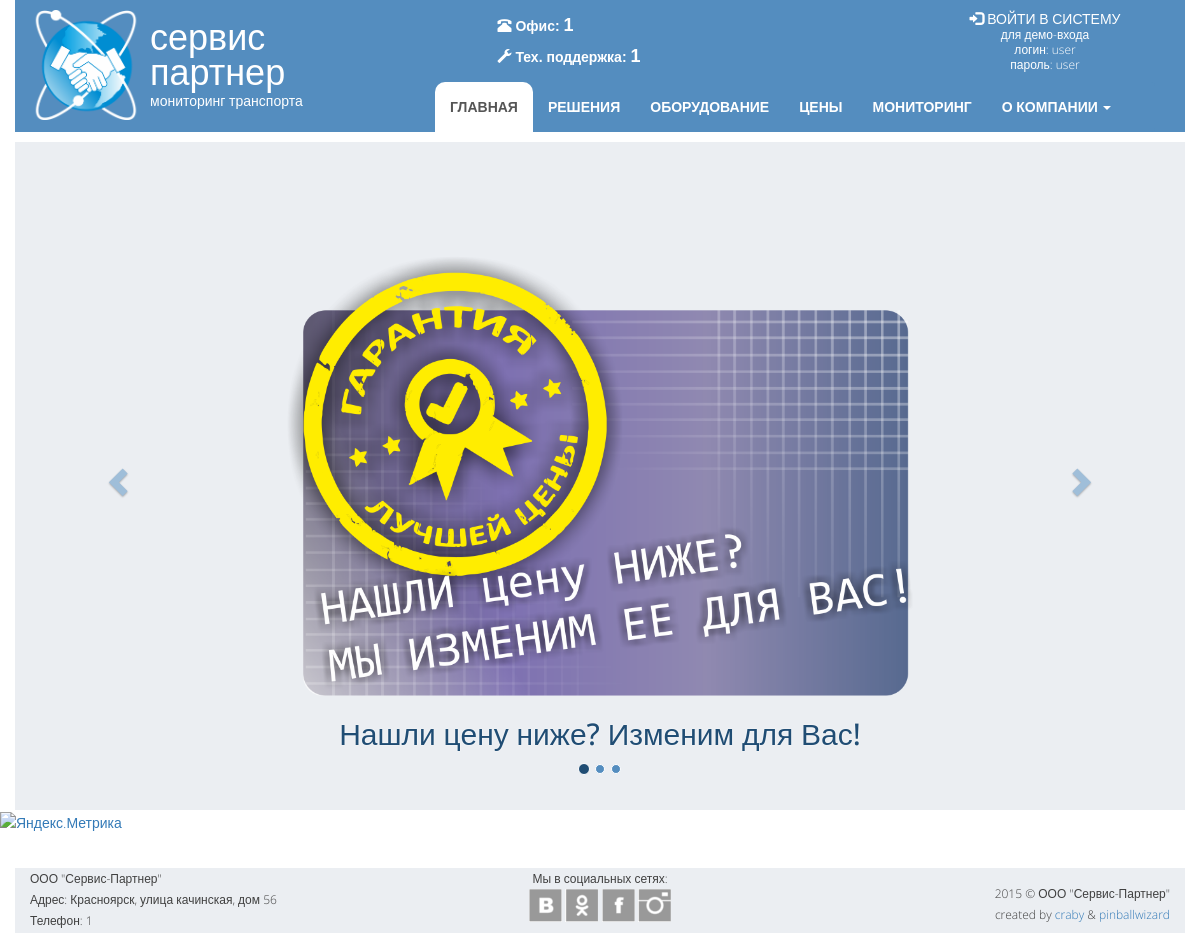
The page / on the database its author committed.
### opensky/models.py (models this page shows, shortened)
class Office(models.Model):
    MAP_CHOICES = (
        ('yandex#map', 'Схема'),
        ('yandex#satellite', 'Спутник'),
        ('yandex#hybrid', 'Гибрид'),
        ('yandex#publicMap', 'Народная'),
        ('yandex#publicMapHybrid', 'Народная+Гибрид'),
    )
    address = models.CharField("Контактный адресс", max_length=100, blank=True)
    email = models.EmailField("Контактная почта", max_length=50, blank=True)
    phone1 = models.CharField("Телефон офиса", max_length=15, blank=True)
    phone2 = models.CharField("Телефон техподдержки", max_length=15, blank=True)
    latitude = models.CharField("Широта", max_length=10)
    longitude = models.CharField("Долгота", max_length=10)
    maptype = models.CharField("Тип карты", max_length=30, choices=MAP_CHOICES, default='yandex#map')

class CarouselImage(models.Model):
    image = models.ImageField("Картинка", upload_to='carousel')
    text = models.CharField("Подпись", max_length=100, blank=True)
    position = models.IntegerField("Позиция", unique=True)

class SocialWidget(models.Model):
    SOCIAL_CHOICES = (
        ('vk', 'Вконтакте'),
        ('ok', 'Одноклассники'),
        ('fb', 'Facebook'),
        ('tw', 'Twitter'),
        ('li', 'LinkedIn'),
        ('yt', 'YouTube'),
        ('in', 'Instagram'),
    )
    name = models.CharField("Название", max_length=2, choices=SOCIAL_CHOICES)
    url = models.URLField("Ссылка", blank=True)

### opensky/views.py (the view)
# urls.py: url(r'^$', views.index, name='home'),
def index(request):
    data = {
        'carousel_images': CarouselImage.objects.all(),
        'widgets': SocialWidget.objects.all(),
        'office': Office.objects.get(pk=1),
    }
    return render(request, 'opensky/index.html', data)

### opensky/templates/opensky/index.html (shortened to what this page needs)
{% extends "opensky/template.html" %}
{% load staticfiles %}
{% block header %}
<div class="container main-logo">
    <div class="row">
        <div class="col-lg-4">
            <div class="media">
                <div class="media-middle media-left">
                    <img class="media-object hidden-sm hidden-xs" src="{% static 'opensky/images/logo.png' %}" height="110px" width="110px">
                </div>
                <div class="media-body logo-text">
                    <span>сервис<br>партнер</span><br>
                    <span class="text-nowrap">
                        мониторинг транспорта
                    </span>
                </div>
            </div>
        </div>
        <div class="col-lg-8">
            <div class="container-fluid">
                <div class="row">
                    <div class="col-md-7 col-md-offset-1">
                        <div class="phone-header text-nowrap">
                            <span class="glyphicon glyphicon-phone-alt" aria-hidden="true"></span>
                            Офис: <span class="phone-number"> {{ office.phone1 }}</span> <br>
                            <span class="glyphicon glyphicon-wrench" aria-hidden="true"></span>
                            Тех. поддержка: <span class="phone-number"> {{ office.phone2 }}</span>
                        </div>
                    </div>
                    <div class="col-md-4 text-center enter">
                        <a href="http://www.wialon.pro">
                            <span class="glyphicon glyphicon-log-in" aria-hidden="true"></span>
                             ВОЙТИ В СИСТЕМУ
                        </a><br>
                        для демо-входа<br>
                        логин: user<br>
                        пароль: user<br>
                    </div>
                </div>
                <div class="row">
                    <div class="col-md-12">
                        <nav class="navbar navbar-default">
                            <div class="collapse navbar-collapse" id="myNavbar">
                                <ul class="mynav nav navbar-nav">
                                    <li><a href="{% url 'home' %}">ГЛАВНАЯ</a></li>
                                    <li><a href="{% url 'features' %}">РЕШЕНИЯ</a></li>
                                    <li><a href="{% url 'equipment' %}">ОБОРУДОВАНИЕ</a></li>
                                    <li><a href="{% url 'pricing' %}">ЦЕНЫ</a></li>
                                    <li><a href="{% url 'services' %}">МОНИТОРИНГ</a></li>
                                    <li class="dropdown" role="presentation">
                                        <a class="dropdown-toggle text-nowrap" data-toggle="dropdown" id="menu1" aria-expanded="false" role="button" href="#">
                                            О КОМПАНИИ
                                            <span class="caret"></span>
                                        </a>
                                    </li>
                                </ul>
                            </div>
                        </nav>
                    </div>
                </div>
            </div>
        </div>
    </div>
</div>
{% endblock header %}
{% block body %}
<div class="container">
    <div class="row">
        <div class="col-md-12 carousel-section">
            <div id="myCarousel" class="carousel slide" data-ride="carousel">
                <ol class="carousel-indicators">
                    {% for image in carousel_images %}
                    <li data-target="#myCarousel" data-slide-to="{{forloop.counter0}}" class={{forloop.first|yesno:"active,"}}></li>
                    {% endfor %}
                </ol>
                <div class="carousel-inner" role="listbox">
                    {% for image in carousel_images %}
                    <div class="item {{forloop.first|yesno:'active,'}}">
                        <img src="{{image.image.url}}" height="85%" width="85%"/>
                        <div class="carousel-caption">
                            <h2>{{ image.text }}</h2>
                        </div>
                    </div>
                    {% endfor %}
                </div>
                <a class="left carousel-control" href="#myCarousel" role="button" data-slide="prev">
                    <span class="glyphicon glyphicon-chevron-left" aria-hidden="true"></span>
                </a>
                <a class="right carousel-control" href="#myCarousel" role="button" data-slide="next">
                    <span class="glyphicon glyphicon-chevron-right" aria-hidden="true"></span>
                </a>
            </div>
        </div>
    </div>
</div>
{% endblock body %}

### opensky/templates/opensky/template.html (shortened to what this page needs)
<!DOCTYPE html>
<html>
<head lang="en">
    {% load staticfiles %}
    <link rel="stylesheet" href="https://maxcdn.bootstrapcdn.com/bootstrap/3.3.4/css/bootstrap.min.css">
    <link href="{% static 'opensky/style/mystyle.css' %}" rel="stylesheet">
</head>
<body>
    {% block header %}{% endblock header %}
    {% block body %}
    {% endblock body %}
    <footer class="footer">
        <div class="container">
            <div class="row">
                <div class="col-md-4 hidden-xs hidden-sm">
                    ООО "Сервис-Партнер"<br>
                    Адрес: {{ office.address }}<br>
                    Телефон: {{ office.phone1 }}
                </div>
                <div class="col-md-4 col-xs-6 text-center">
                    Мы в социальных сетях:<br>
                    {% for widget in widgets %}
                        <a href="{{ widget.url }}"><div class="s-l {{ widget.name }}"></div></a>
                    {% endfor %}
                </div>
                <div class="col-md-4 col-xs-6 text-right">
                    <span>2015 © ООО "Сервис-Партнер"<br> created by
                        <a href="https://github.com/craby-c">craby</a> &
                        <a href="https://github.com/pinballwizard">pinballwizard</a>
                    </span>
                </div>
            </div>
        </div>
    </footer>
</body>
<a href="https://metrika.yandex.ru/stat/?id=29770461&amp;from=informer" target="_blank" rel="nofollow">
    <img src="//bs.yandex.ru/informer/29770461/3_1_FFFFFFFF_EFEFEFFF_0_pageviews" style="width:88px; height:31px; border:0;" alt="Яндекс.Метрика" title="Яндекс.Метрика: данные за сегодня (просмотры, визиты и уникальные посетители)" onclick="try{Ya.Metrika.informer({i:this,id:29770461,lang:'ru'});return false}catch(e){}"/>
</a>
</html>

### opensky/static/opensky/style/mystyle.css (style rules this page uses)
html { min-height: 100%; position: relative; }
body { min-height: 100%; font-size: 14px; font-family: 'Open Sans', sans-serif; font-weight: 300; line-height: 21px; color: #404040; margin-bottom: 100px; }
.navbar-default { margin-bottom: 0; background-color: #548DBF; border: none; }
.navbar-default .mynav>li>a { color:#FFFFFF; font-size: 14px; font-weight: bold; }
.navbar-collapse { padding: 0; }
.nav>li:hover, .nav>li:active, .nav>.active>a, .nav>.open>a { background-color: #FFFFFF !important; border-radius: 10px 10px 0 0; color: #404040; }
li>a { font-size: 18px; }
.footer { position: absolute; bottom: 0; width: 100%; height: 65px; }
.footer>.container, .footer>.container>.row, .footer>.container>.row>div { height: 100%; background-color: #EBEEF2; }
.footer>.container>.row>div:last-child { padding: 15px 15px 0 10px; }
.footer>.container>.row>div { font-size: 12px; }
.carousel-section { background-color: #EBEEF2; }
.carousel-inner>.item>img { margin: auto; padding: 10%; max-width: 75%; }
.carousel-caption { color: #204d74; text-shadow: 0 0 2px #FFF; }
.carousel-control.right, .carousel-control.left { background-image: none; }
.glyphicon-chevron-left, .glyphicon-chevron-right { color: #548DBF; }
.carousel-indicators>li { background-color: #548DBF; }
.carousel-indicators .active { background-color: #204d74; }
.s-l { display: inline-block; height: 33px; width: 33px; background: url('../images/ikonki-small.png') no-repeat; cursor: pointer; }
.vk { background-position: -137px -55px; }
.ok { background-position: -178px -55px; }
.fb { background-position: -12px -55px; }
.in { background-position: -261px -55px; }
.phone-header { font-family: 'Azoft Sans', sans-serif; color: #ffffff; font-size: 14px; font-weight: bold; line-height: 30px; }
.phone-number { font-size: 18px; }
.logo-text { vertical-align: middle; }
.logo-text>span:first-child { line-height: 35px; font-size: 36px; font-family: 'Azoft Sans', sans-serif; }
.logo-text>span:last-child { font-size: 14px; }
.main-logo { padding-top: 10px; margin-bottom: 10px; background: #548DBF; color: #FFFFFF; }
.enter { font-size: 12px; line-height: 15px; margin-bottom: 10px; }
.enter>a, .enter>a:hover, .enter>a:active { color: #FFFFFF; font-size: 14px; }
@media (min-width: 768px) { .navbar-nav>li { display: table-cell; float: none; text-align: center; } }

### rows shown on the page
Office: phone1 "1", phone2 "1", address "Красноярск, улица качинская, дом 56"
CarouselImage: image (picture), text "Нашли цену ниже? Изменим для Вас!"
